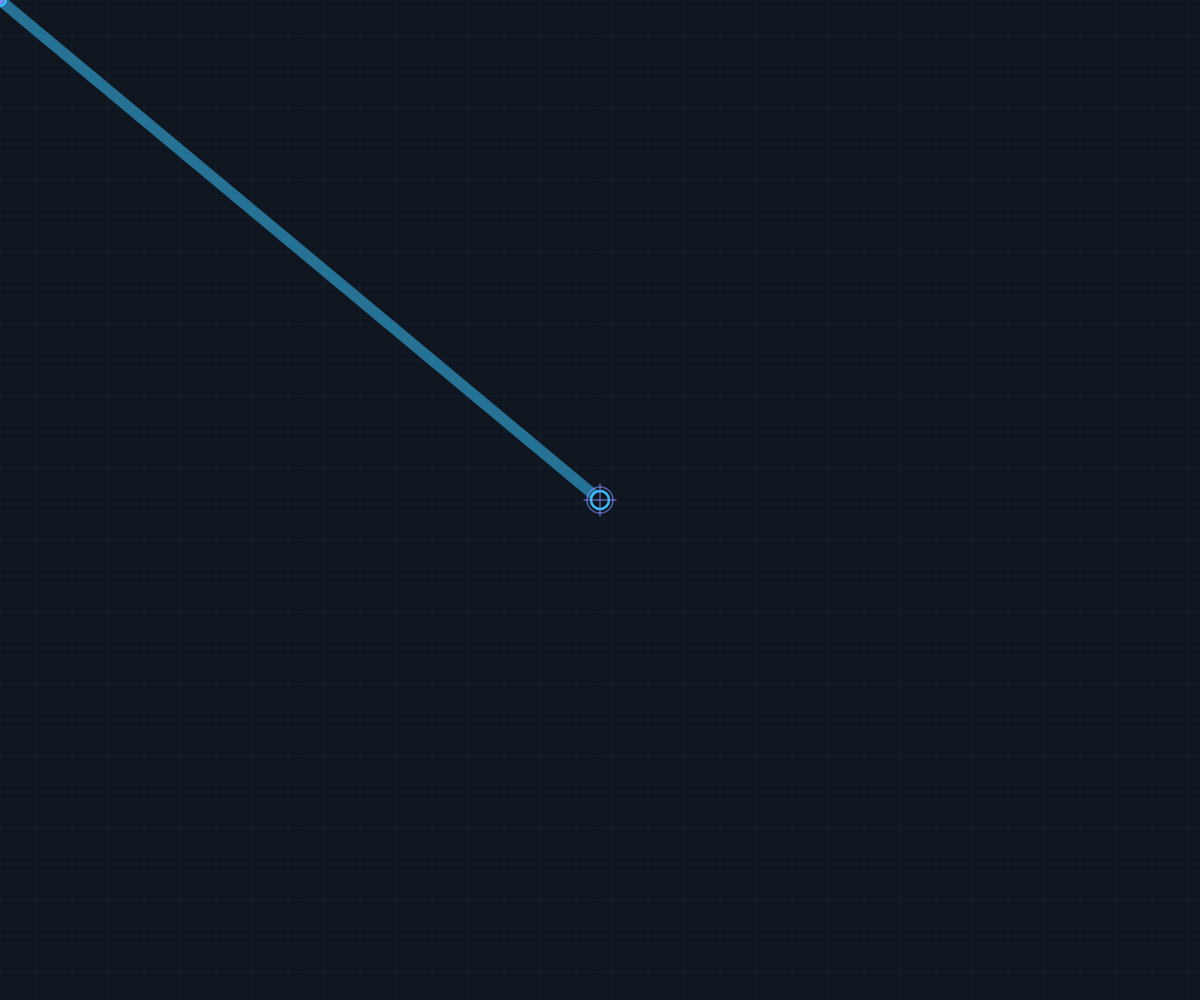
Frame 1 (no input)
Frame 60 (no input): identical to frame 1, image omitted
Frame 120 (the mouse pressed at the canvas centre since frame 60): identical to frame 1, image omitted

The p5.js sketch that drew this single still picture (run headless with seeded random() and noise() and a simulated clock; from frame 60 on, the mouse is pressed at the canvas centre):

// p5.js sketch
// ── sketch.js
// 2D inverse-kinematics manipulator — themed to match the portfolio.
let numLinks = 3;
let lengths = [100, 80, 60];
let angles = [];
let joints = [];

function setup() {
  createCanvas(window.innerWidth, window.innerHeight);
  for (let i = 0; i < numLinks; i++) angles.push(PI / 4);
  calculateJoints();
}

function windowResized() {
  resizeCanvas(window.innerWidth, window.innerHeight);
}

function draw() {
  background(15, 22, 32); // matches site --bg-2

  // faint grid
  stroke(120, 140, 170, 18);
  strokeWeight(1);
  for (let x = 0; x < width; x += 36) line(x, 0, x, height);
  for (let y = 0; y < height; y += 36) line(0, y, width, y);

  // target follows mouse, idles at centre
  let tx = mouseX > 0 ? mouseX : width / 2;
  let ty = mouseY > 0 ? mouseY : height / 2;
  let target = createVector(tx, ty);
  inverseKinematics(target);
  calculateJoints();

  // links (cyan, tapering)
  strokeCap(ROUND);
  for (let i = 0; i < joints.length - 1; i++) {
    let t = i / (joints.length - 1);
    stroke(56, 189, 248, 140 + t * 100);
    strokeWeight(11 - i * 2);
    line(joints[i].x, joints[i].y, joints[i + 1].x, joints[i + 1].y);
  }

  // joints
  for (let i = 0; i < joints.length; i++) {
    let j = joints[i];
    fill(15, 22, 32);
    stroke(56, 189, 248);
    strokeWeight(2.5);
    circle(j.x, j.y, i === 0 ? 18 : 11);
  }

  // end-effector + target reticle
  let ee = joints[joints.length - 1];
  noStroke();
  fill(129, 140, 248);
  circle(ee.x, ee.y, 8);
  noFill();
  stroke(129, 140, 248, 160);
  strokeWeight(1.5);
  circle(target.x, target.y, 26);
  line(target.x - 16, target.y, target.x + 16, target.y);
  line(target.x, target.y - 16, target.x, target.y + 16);
}

function calculateJoints() {
  joints = [createVector(width / 2, height / 2)];
  for (let i = 0; i < numLinks; i++) {
    let prev = joints[i];
    let angle = angles.slice(0, i + 1).reduce((a, b) => a + b, 0);
    joints.push(createVector(
      prev.x + lengths[i] * cos(angle),
      prev.y + lengths[i] * sin(angle)
    ));
  }
}

function inverseKinematics(target) {
  const threshold = 1.0;
  const maxTries = 10;
  const learningRate = 0.5; // Smoothness factor (between 0 and 1)
  for (let iter = 0; iter < maxTries; iter++) {
    for (let i = numLinks - 1; i >= 0; i--) {
      calculateJoints();
      let end = joints[joints.length - 1];
      let base = joints[i];
      let toEnd = p5.Vector.sub(end, base);
      let toTarget = p5.Vector.sub(target, base);
      let angleBetween = toEnd.angleBetween(toTarget);
      let cross = toEnd.cross(toTarget).z;

      let delta = (cross < 0 ? -angleBetween : angleBetween) * learningRate;
      angles[i] += delta;
    }
    calculateJoints();
    if (p5.Vector.dist(joints[joints.length - 1], target) < threshold) break;
  }
}
